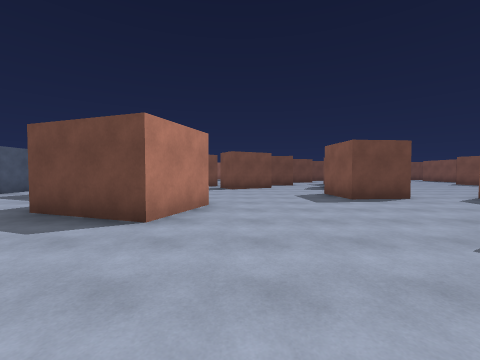
view 1 (above)

22 first-person views from a walk through a 3-D level made in the Unity game engine. The camera is 1.4 m above the floor, tilts 2° down and sees 90° across. The floor is counted in squares, 2 m on a side. Each view is taken from the middle of a square. On the plan, view 1 faces up. The plan holds only what a view shows up to about 9 squares ahead; the rest is blank. The place goes on beyond the plan. The player character is not drawn.

view 2
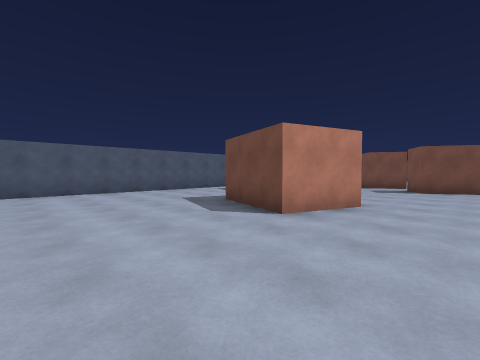

view 3
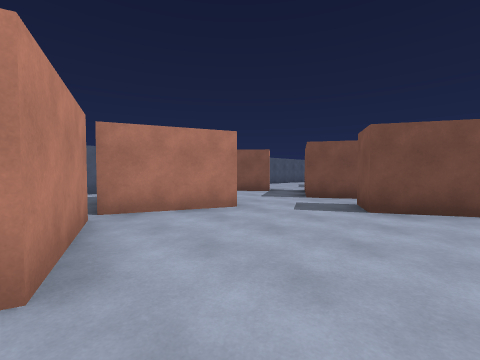

view 4
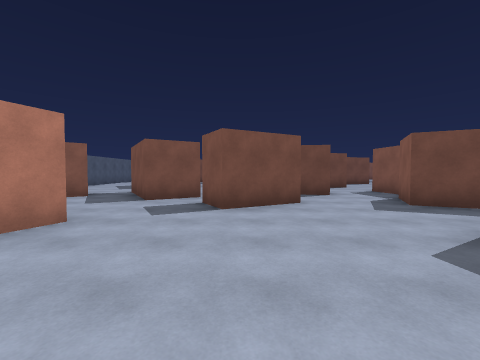

view 5
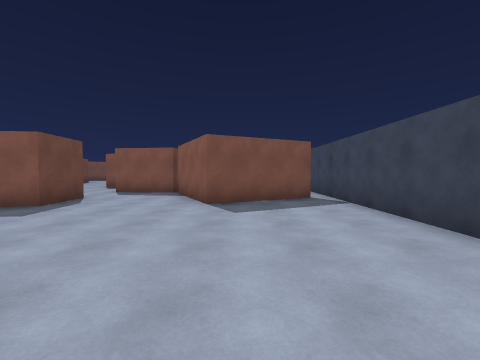

view 6
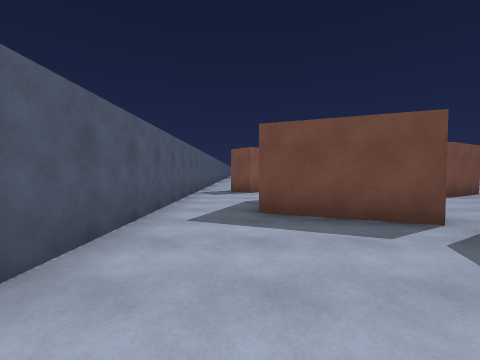

view 7
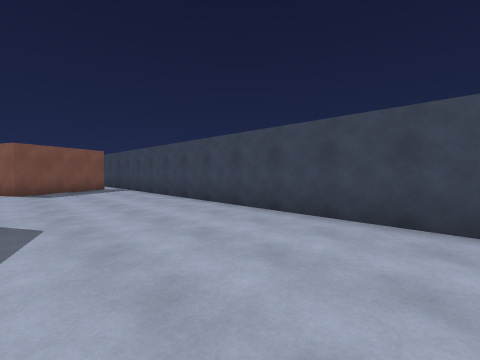

view 8
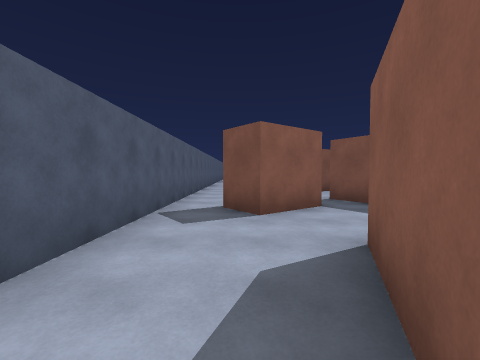

view 9
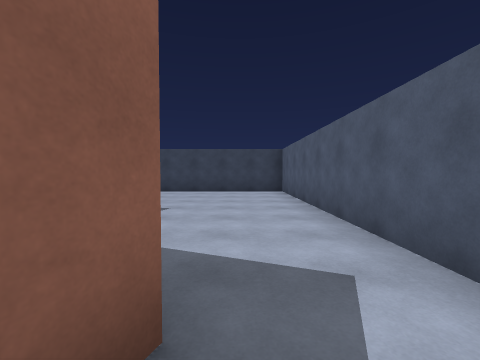

view 10
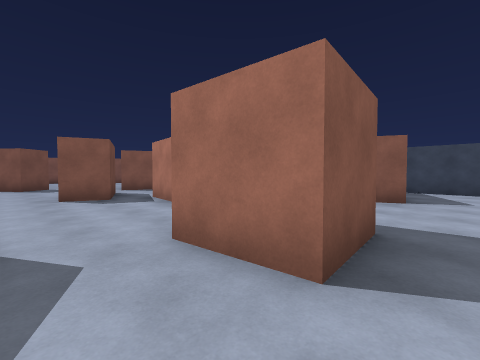

view 11
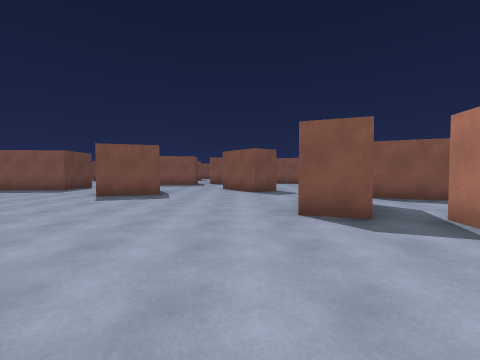

view 12
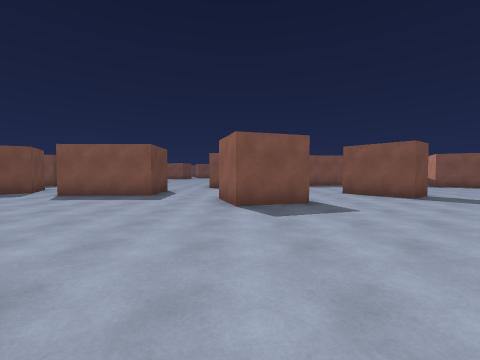

view 13
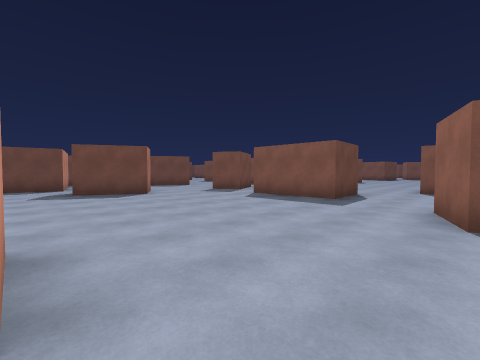

view 14
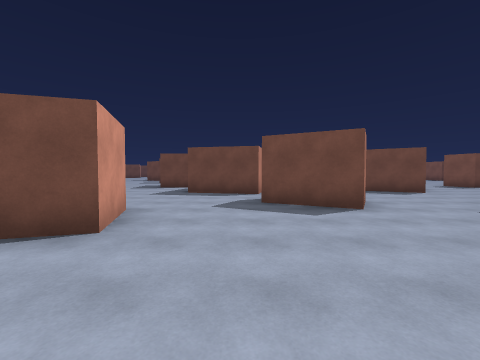

view 15
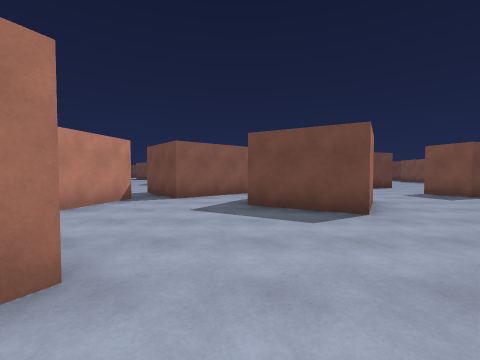

view 16
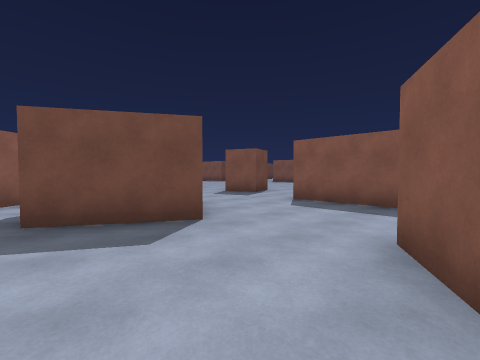

view 17
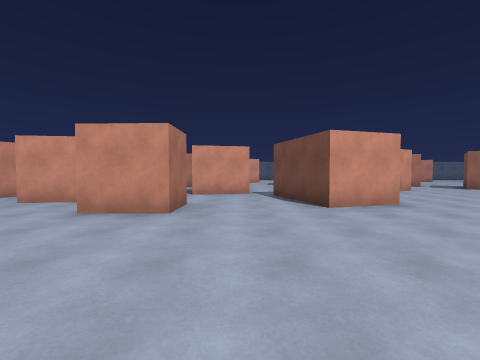

view 18
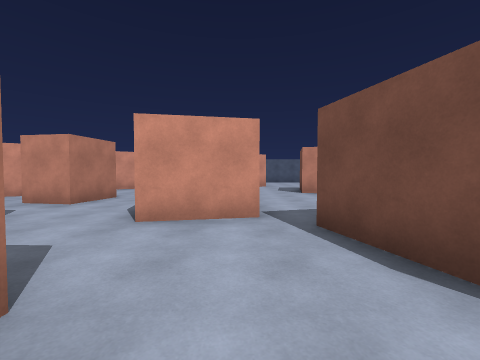

view 19
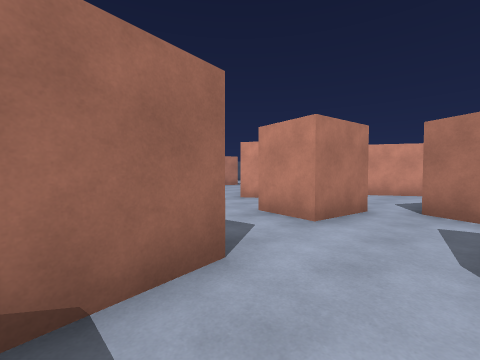

view 20
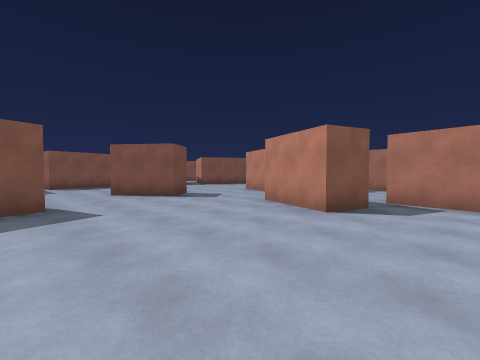

view 21
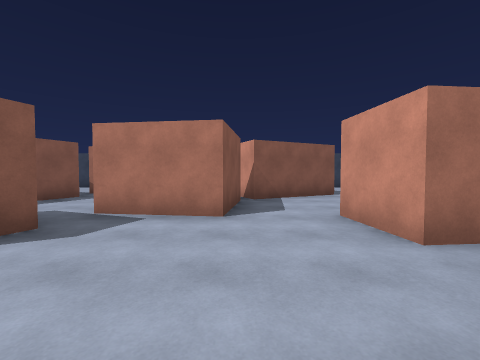

view 22
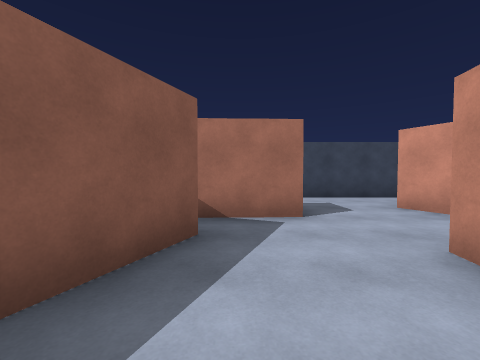

### Floor plan
Ten units are one square. View 1 is at (0, 0); x grows to the right and y downward. Boxes are objects, and circles mark ways between rooms. Rooms are numbered by the first view taken in them; rooms with no view inside come last. Other rooms are left out.
<svg viewBox="-80 -273 269 283">
<path fill="none" stroke="#000" d="M-30 -59 -7 -51 -13 -33 -36 -41M-24 -84 -33 -61 -57 -70 -47 -94M28 -60 27 -76 43 -77 44 -62 28 -60M11 -108 14 -104 -2 -95 -7 -105M-11 -116 -23 -108 -30 -120M45 -95 35 -100 42 -113M-43 -119 -57 -108M60 -42 63 -63M-75 -104 -75 5 49 5M44 -1 31 -27 56 -40M124 -114 118 -131 133 -136M140 -156 139 -183M80 -158 80 -142M65 -134 67 -120M138 -76 132 -85 148 -97M53 -108 57 -106M105 -63 85 -71 89 -81 109 -73M147 -197 143 -204M123 -54 130 -51M63 -63 85 -60M69 -204 74 -187 48 -180M119 -215 113 -204 95 -214M146 -209 158 -216M104 -33 114 -56M56 -40 70 -13M90 -23 109 -24M184 -220 184 -244M102 -262 96 -235M161 -255 151 -239 131 -250M122 -268 114 -262M49 5 84 5M14 -136 29 -134 27 -122 18 -123M15 -150 11 -143M49 -123 47 -135 61 -137M43 -173 47 -155M-25 -139 -17 -126M68 -159 80 -158"/>
<circle cx="40" cy="-85" r="3" fill="#2a7"/>
<circle cx="50" cy="0" r="3" fill="#2a7"/>
<circle cx="55" cy="-65" r="3" fill="#2a7"/>
<circle cx="-10" cy="-110" r="3" fill="#2a7"/>
<circle cx="25" cy="-110" r="3" fill="#2a7"/>
<circle cx="60" cy="-158" r="3" fill="#2a7"/>
<text x="-10" y="-60">1</text>
<text x="110" y="-130">2</text>
<text x="20" y="-140">3</text>
</svg>
Room 1 opens to room 2. Room 1 opens to room 3. Room 2 opens to room 3.

Where each view was taken, in squares from view 1:
view 1: 0 up, 0 right, facing up
view 2: 0 up, 1 right, facing up-left
view 3: 5 up, 1 right, facing up-left
view 4: 5 up, 0 right, facing up
view 5: 2 up, 2 left, facing right
view 6: 3 up, 6 left, facing up
view 7: 3 up, 6 left, facing down-right
view 8: 7 up, 6 left, facing up
view 9: 8 up, 6 left, facing down
view 10: 9 up, 2 right, facing down-right
view 11: 9 up, 5 right, facing right
view 12: 13 up, 7 right, facing right
view 13: 13 up, 8 right, facing up-right
view 14: 16 up, 9 right, facing up
view 15: 20 up, 13 right, facing up
view 16: 21 up, 13 right, facing up-right
view 17: 17 up, 12 right, facing left
view 18: 17 up, 8 right, facing left
view 19: 15 up, 6 right, facing down-left
view 20: 12 up, 7 right, facing down-right
view 21: 10 up, 6 right, facing down
view 22: 6 up, 10 right, facing down
